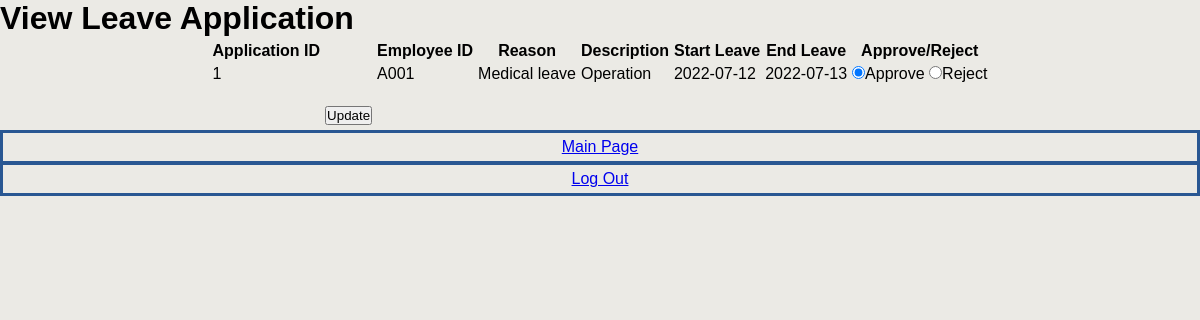
The page /approval_form.php?applicationID=1 (signed in) on the database its author committed.
### tables this page shows
CREATE TABLE `leaveapplication` (
  `applicationID` int(6) NOT NULL,
  `empID` varchar(5) DEFAULT NULL,
  `status` varchar(10) DEFAULT NULL,
  `reason` varchar(50) DEFAULT NULL,
  `description` varchar(100) DEFAULT NULL
);

CREATE TABLE `dateleave` (
  `applicationID` int(6) NOT NULL,
  `startLeave` date DEFAULT NULL,
  `endLeave` date DEFAULT NULL
);

### approval_form.php (the view, shortened to what this page needs)
<html>
	<head>
		<link rel="stylesheet" href="layout.css">
	</head>
	<body>
		<div id="appr">
		<h1>View Leave Application</h1>
		<?php
			$applicationID = $_GET['applicationID'];
			require ("config.php");
			$sql = "SELECT a.*, d.*
					FROM LeaveApplication a JOIN DateLeave d
					ON a.applicationID = d.applicationID
					WHERE a.applicationID = '$applicationID'
					AND d.applicationID = '$applicationID';";
			$result = mysqli_query($conn, $sql);
			$rows = mysqli_fetch_assoc($result);
		?>
		<form name="approvalapplication" method="post" action="approval_application.php">
		<table border="0" cellspacing="5" cellpadding="0">
			<tr>
			<td align="center"><strong>Application ID</strong></td>
			<td align="center">&nbsp;</td>
			<td align="center"><strong>Employee ID</strong></td>
			<td align="center"><strong>Reason</strong></td>
			<td align="center"><strong>Description</strong></td>
			<td align="center"><strong>Start Leave</strong></td>
			<td align="center"><strong>End Leave</strong></td>
			<td align="center"><strong>Approve/Reject</strong></td>
			</tr>
			<tr>
			<td><?php echo $rows['applicationID']; ?></td>
			<td align="center"><input name="applicationID" type="hidden" id="applicationID" value="<?php echo $rows['applicationID']; ?>"></td>
			<td><?php echo $rows['empID']; ?></td>
			<td><?php echo $rows['reason']; ?></td>
			<td><?php echo $rows['description']; ?></td>
			<td><?php echo $rows['startLeave']; ?></td>
			<td><?php echo $rows['endLeave']; ?></td>
			<td><input type="radio" name="status" value = "Approve" <?php if($rows['status'] == 'Approve') echo "checked";?>>Approve
			<input type="radio" name="status" value = "Reject" <?php if($rows['status'] == 'Reject') echo "checked";?>>Reject</td>
			</tr>
			<tr>
			<td></td><td align="left"><br/><input type="submit" name="submitstatus" value="Update"></td>
			</tr>
		</table>
		</form>
		</div>
		<div id="btn">
		<div id="mainhp"><a href="main.php?empID=<?php echo $rows['empID']; ?>">Main Page</a></div>
		<div id="logouthp"><a href="logout.php">Log Out</a></div>
		</div>
	</body>
</html>

### layout.css (style rules this page uses)
* { margin: 0; padding: 0; box-sizing: border-box; font-family:sans-serif; }
body { background-color: #ebeae5; }
#btn { background-color: #ebeae5; border: solid 1.5px #295792; }
#mainhp, #logouthp { background-color: #ebeae5; border: solid 2px #295792; padding: 5px; text-align: center; font-family:sans-serif; color: #295792; text-decoration: none; }
table { margin: auto; }

### rows shown on the page
leaveapplication: dateleave.applicationID "1", empID "A001", reason "Medical leave", description "Operation", dateleave.startLeave "2022-07-12", dateleave.endLeave "2022-07-13", status "☑"
